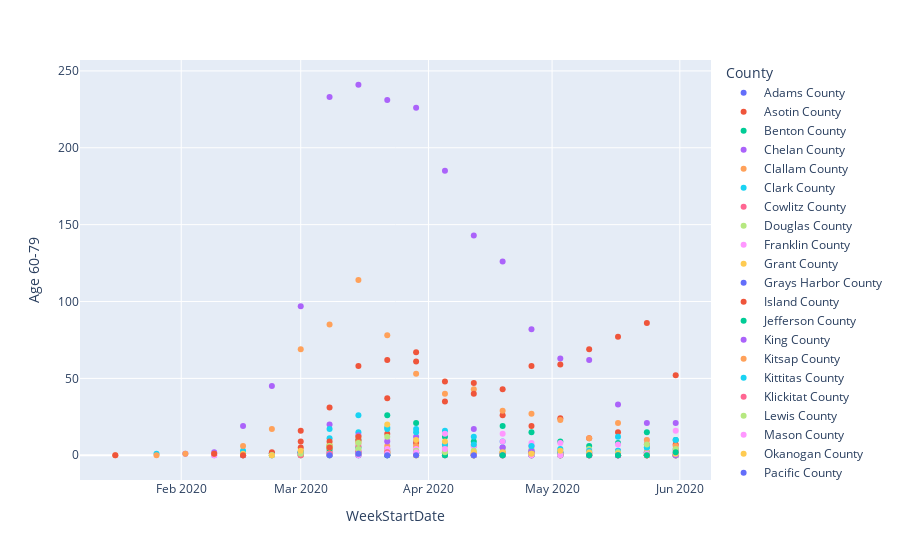

Notebook code cell kept with this figure:
### Code cell
px.scatter(df, x="WeekStartDate", y='Age 60-79', color='County')

### Figure 1 — Plotly figure (JSON) as saved in the notebook; plotly's stock layout.template omitted (floating-point values rounded to 4 significant figures)
{"data": [{"hovertemplate": "County=Adams County<br>WeekStartDate=%{x}<br>Age 60-79=%{y}<extra></extra>", "legendgroup": "Adams County", "marker": {"color": "#636efa", "symbol": "circle"}, "mode": "markers", "name": "Adams County", "orientation": "v", "showlegend": true, "type": "scatter", "x": ["2020-03-08", "2020-03-15", "2020-03-22", "2020-03-29", "2020-04-05", "2020-04-12", "2020-04-19", "2020-04-26", "2020-05-03", "2020-05-10", "2020-05-17", "2020-05-24", "2020-05-31"], "xaxis": "x", "y": [2, 0, 4, 3, 1, 0, 0, 0, 0, 0, 0, 2, 0], "yaxis": "y"}, {"hovertemplate": "County=Asotin County<br>WeekStartDate=%{x}<br>Age 60-79=%{y}<extra></extra>", "legendgroup": "Asotin County", "marker": {"color": "#EF553B", "symbol": "circle"}, "mode": "markers", "name": "Asotin County", "orientation": "v", "showlegend": true, "type": "scatter", "x": ["2020-03-15", "2020-03-29", "2020-04-05", "2020-04-12", "2020-04-19", "2020-05-17"], "xaxis": "x", "y": [2, 0, 1, 0, 2, 0], "yaxis": "y"}, {"hovertemplate": "County=Benton County<br>WeekStartDate=%{x}<br>Age 60-79=%{y}<extra></extra>", "legendgroup": "Benton County", "marker": {"color": "#00cc96", "symbol": "circle"}, "mode": "markers", "name": "Benton County", "orientation": "v", "showlegend": true, "type": "scatter", "x": ["2020-02-16", "2020-03-01", "2020-03-08", "2020-03-15", "2020-03-22", "2020-03-29", "2020-04-05", "2020-04-12", "2020-04-19", "2020-04-26", "2020-05-03", "2020-05-10", "2020-05-17", "2020-05-24", "2020-05-31"], "xaxis": "x", "y": [0, 2, 6, 10, 26, 21, 12, 9, 19, 15, 9, 6, 8, 15, 10], "yaxis": "y"}, {"hovertemplate": "County=Chelan County<br>WeekStartDate=%{x}<br>Age 60-79=%{y}<extra></extra>", "legendgroup": "Chelan County", "marker": {"color": "#ab63fa", "symbol": "circle"}, "mode": "markers", "name": "Chelan County", "orientation": "v", "showlegend": true, "type": "scatter", "x": ["2020-02-09", "2020-03-08", "2020-03-15", "2020-03-22", "2020-03-29", "2020-04-05", "2020-04-12", "2020-04-19", "2020-04-26", "2020-05-03", "2020-05-10", "2020-05-17", "2020-05-24", "2020-05-31"], "xaxis": "x", "y": [0, 1, 2, 3, 9, 1, 0, 5, 6, 1, 0, 3, 2, 1], "yaxis": "y"}, {"hovertemplate": "County=Clallam County<br>WeekStartDate=%{x}<br>Age 60-79=%{y}<extra></extra>", "legendgroup": "Clallam County", "marker": {"color": "#FFA15A", "symbol": "circle"}, "mode": "markers", "name": "Clallam County", "orientation": "v", "showlegend": true, "type": "scatter", "x": ["2020-03-01", "2020-03-08", "2020-03-15", "2020-03-29", "2020-04-05", "2020-04-19", "2020-04-26", "2020-05-10", "2020-05-17", "2020-05-24"], "xaxis": "x", "y": [2, 3, 1, 1, 0, 0, 0, 0, 0, 0], "yaxis": "y"}, {"hovertemplate": "County=Clark County<br>WeekStartDate=%{x}<br>Age 60-79=%{y}<extra></extra>", "legendgroup": "Clark County", "marker": {"color": "#19d3f3", "symbol": "circle"}, "mode": "markers", "name": "Clark County", "orientation": "v", "showlegend": true, "type": "scatter", "x": ["2020-02-23", "2020-03-01", "2020-03-08", "2020-03-15", "2020-03-22", "2020-03-29", "2020-04-05", "2020-04-12", "2020-04-19", "2020-04-26", "2020-05-03", "2020-05-10", "2020-05-17", "2020-05-24", "2020-05-31"], "xaxis": "x", "y": [1, 0, 11, 15, 18, 17, 16, 12, 1, 3, 1, 2, 3, 5, 4], "yaxis": "y"}, {"hovertemplate": "County=Cowlitz County<br>WeekStartDate=%{x}<br>Age 60-79=%{y}<extra></extra>", "legendgroup": "Cowlitz County", "marker": {"color": "#FF6692", "symbol": "circle"}, "mode": "markers", "name": "Cowlitz County", "orientation": "v", "showlegend": true, "type": "scatter", "x": ["2020-02-23", "2020-03-01", "2020-03-08", "2020-03-15", "2020-03-22", "2020-03-29", "2020-04-05", "2020-04-12", "2020-04-19", "2020-04-26", "2020-05-03", "2020-05-10", "2020-05-17", "2020-05-24", "2020-05-31"], "xaxis": "x", "y": [1, 1, 5, 3, 1, 3, 2, 6, 0, 2, 2, 0, 0, 0, 0], "yaxis": "y"}, {"hovertemplate": "County=Douglas County<br>WeekStartDate=%{x}<br>Age 60-79=%{y}<extra></extra>", "legendgroup": "Douglas County", "marker": {"color": "#B6E880", "symbol": "circle"}, "mode": "markers", "name": "Douglas County", "orientation": "v", "showlegend": true, "type": "scatter", "x": ["2020-03-01", "2020-03-08", "2020-03-15", "2020-03-22", "2020-03-29", "2020-04-05", "2020-04-12", "2020-04-19", "2020-04-26", "2020-05-03", "2020-05-10", "2020-05-17", "2020-05-24", "2020-05-31"], "xaxis": "x", "y": [0, 0, 1, 1, 0, 2, 0, 2, 4, 0, 4, 2, 1, 0], "yaxis": "y"}, {"hovertemplate": "County=Franklin County<br>WeekStartDate=%{x}<br>Age 60-79=%{y}<extra></extra>", "legendgroup": "Franklin County", "marker": {"color": "#FF97FF", "symbol": "circle"}, "mode": "markers", "name": "Franklin County", "orientation": "v", "showlegend": true, "type": "scatter", "x": ["2020-02-09", "2020-02-23", "2020-03-01", "2020-03-08", "2020-03-15", "2020-03-22", "2020-03-29", "2020-04-05", "2020-04-12", "2020-04-19", "2020-04-26", "2020-05-03", "2020-05-10", "2020-05-17", "2020-05-24", "2020-05-31"], "xaxis": "x", "y": [0, 1, 1, 1, 1, 10, 5, 14, 6, 14, 8, 8, 3, 7, 10, 16], "yaxis": "y"}, {"hovertemplate": "County=Grant County<br>WeekStartDate=%{x}<br>Age 60-79=%{y}<extra></extra>", "legendgroup": "Grant County", "marker": {"color": "#FECB52", "symbol": "circle"}, "mode": "markers", "name": "Grant County", "orientation": "v", "showlegend": true, "type": "scatter", "x": ["2020-02-16", "2020-02-23", "2020-03-01", "2020-03-08", "2020-03-15", "2020-03-22", "2020-03-29", "2020-04-05", "2020-04-12", "2020-04-19", "2020-04-26", "2020-05-03", "2020-05-10", "2020-05-17", "2020-05-24", "2020-05-31"], "xaxis": "x", "y": [0, 0, 3, 7, 9, 3, 1, 6, 1, 0, 1, 1, 0, 0, 2, 0], "yaxis": "y"}, {"hovertemplate": "County=Grays Harbor County<br>WeekStartDate=%{x}<br>Age 60-79=%{y}<extra></extra>", "legendgroup": "Grays Harbor County", "marker": {"color": "#636efa", "symbol": "circle"}, "mode": "markers", "name": "Grays Harbor County", "orientation": "v", "showlegend": true, "type": "scatter", "x": ["2020-02-16", "2020-02-23", "2020-03-01", "2020-03-15", "2020-03-22", "2020-03-29", "2020-04-05", "2020-04-26", "2020-05-03", "2020-05-17", "2020-05-24", "2020-05-31"], "xaxis": "x", "y": [1, 1, 1, 0, 0, 2, 1, 0, 2, 0, 0, 0], "yaxis": "y"}, {"hovertemplate": "County=Island County<br>WeekStartDate=%{x}<br>Age 60-79=%{y}<extra></extra>", "legendgroup": "Island County", "marker": {"color": "#EF553B", "symbol": "circle"}, "mode": "markers", "name": "Island County", "orientation": "v", "showlegend": true, "type": "scatter", "x": ["2020-02-23", "2020-03-01", "2020-03-08", "2020-03-15", "2020-03-22", "2020-03-29", "2020-04-05", "2020-04-12", "2020-04-19", "2020-04-26", "2020-05-03", "2020-05-10", "2020-05-24"], "xaxis": "x", "y": [1, 5, 9, 10, 14, 8, 1, 0, 0, 2, 0, 1, 0], "yaxis": "y"}, {"hovertemplate": "County=Jefferson County<br>WeekStartDate=%{x}<br>Age 60-79=%{y}<extra></extra>", "legendgroup": "Jefferson County", "marker": {"color": "#00cc96", "symbol": "circle"}, "mode": "markers", "name": "Jefferson County", "orientation": "v", "showlegend": true, "type": "scatter", "x": ["2020-02-23", "2020-03-01", "2020-03-08", "2020-03-15", "2020-03-22", "2020-03-29", "2020-05-31"], "xaxis": "x", "y": [1, 2, 4, 5, 1, 2, 0], "yaxis": "y"}, {"hovertemplate": "County=King County<br>WeekStartDate=%{x}<br>Age 60-79=%{y}<extra></extra>", "legendgroup": "King County", "marker": {"color": "#ab63fa", "symbol": "circle"}, "mode": "markers", "name": "King County", "orientation": "v", "showlegend": true, "type": "scatter", "x": ["2020-02-02", "2020-02-09", "2020-02-16", "2020-02-23", "2020-03-01", "2020-03-08", "2020-03-15", "2020-03-22", "2020-03-29", "2020-04-05", "2020-04-12", "2020-04-19", "2020-04-26", "2020-05-03", "2020-05-10", "2020-05-17", "2020-05-24", "2020-05-31"], "xaxis": "x", "y": [1, 2, 19, 45, 97, 233, 241, 231, 226, 185, 143, 126, 82, 63, 62, 33, 21, 21], "yaxis": "y"}, {"hovertemplate": "County=Kitsap County<br>WeekStartDate=%{x}<br>Age 60-79=%{y}<extra></extra>", "legendgroup": "Kitsap County", "marker": {"color": "#FFA15A", "symbol": "circle"}, "mode": "markers", "name": "Kitsap County", "orientation": "v", "showlegend": true, "type": "scatter", "x": ["2020-02-16", "2020-02-23", "2020-03-01", "2020-03-08", "2020-03-15", "2020-03-22", "2020-03-29", "2020-04-05", "2020-04-12", "2020-04-19", "2020-04-26", "2020-05-03", "2020-05-10", "2020-05-24", "2020-05-31"], "xaxis": "x", "y": [0, 1, 0, 6, 8, 6, 6, 3, 0, 0, 1, 1, 0, 0, 0], "yaxis": "y"}, {"hovertemplate": "County=Kittitas County<br>WeekStartDate=%{x}<br>Age 60-79=%{y}<extra></extra>", "legendgroup": "Kittitas County", "marker": {"color": "#19d3f3", "symbol": "circle"}, "mode": "markers", "name": "Kittitas County", "orientation": "v", "showlegend": true, "type": "scatter", "x": ["2020-01-26", "2020-02-16", "2020-03-08", "2020-03-15", "2020-03-22", "2020-03-29", "2020-04-05", "2020-04-19", "2020-04-26", "2020-05-03", "2020-05-10", "2020-05-17", "2020-05-24", "2020-05-31"], "xaxis": "x", "y": [1, 3, 0, 1, 0, 1, 1, 0, 0, 4, 0, 1, 1, 0], "yaxis": "y"}, {"hovertemplate": "County=Klickitat County<br>WeekStartDate=%{x}<br>Age 60-79=%{y}<extra></extra>", "legendgroup": "Klickitat County", "marker": {"color": "#FF6692", "symbol": "circle"}, "mode": "markers", "name": "Klickitat County", "orientation": "v", "showlegend": true, "type": "scatter", "x": ["2020-03-01", "2020-03-15", "2020-03-22", "2020-03-29", "2020-04-05", "2020-04-19", "2020-04-26", "2020-05-03", "2020-05-10", "2020-05-17", "2020-05-24", "2020-05-31"], "xaxis": "x", "y": [1, 6, 0, 1, 1, 1, 1, 0, 1, 0, 0, 3], "yaxis": "y"}, {"hovertemplate": "County=Lewis County<br>WeekStartDate=%{x}<br>Age 60-79=%{y}<extra></extra>", "legendgroup": "Lewis County", "marker": {"color": "#B6E880", "symbol": "circle"}, "mode": "markers", "name": "Lewis County", "orientation": "v", "showlegend": true, "type": "scatter", "x": ["2020-03-08", "2020-03-15", "2020-03-22", "2020-03-29", "2020-04-05", "2020-04-12", "2020-04-19", "2020-04-26", "2020-05-03", "2020-05-10", "2020-05-24"], "xaxis": "x", "y": [0, 4, 2, 1, 1, 0, 4, 0, 0, 0, 0], "yaxis": "y"}, {"hovertemplate": "County=Mason County<br>WeekStartDate=%{x}<br>Age 60-79=%{y}<extra></extra>", "legendgroup": "Mason County", "marker": {"color": "#FF97FF", "symbol": "circle"}, "mode": "markers", "name": "Mason County", "orientation": "v", "showlegend": true, "type": "scatter", "x": ["2020-03-08", "2020-03-15", "2020-03-22", "2020-03-29", "2020-04-12", "2020-04-19", "2020-04-26", "2020-05-03", "2020-05-10", "2020-05-17", "2020-05-24", "2020-05-31"], "xaxis": "x", "y": [1, 0, 4, 4, 1, 0, 0, 1, 0, 1, 0, 0], "yaxis": "y"}, {"hovertemplate": "County=Okanogan County<br>WeekStartDate=%{x}<br>Age 60-79=%{y}<extra></extra>", "legendgroup": "Okanogan County", "marker": {"color": "#FECB52", "symbol": "circle"}, "mode": "markers", "name": "Okanogan County", "orientation": "v", "showlegend": true, "type": "scatter", "x": ["2020-03-08", "2020-03-15", "2020-03-22", "2020-03-29", "2020-04-05", "2020-04-12", "2020-04-19", "2020-04-26", "2020-05-03", "2020-05-10", "2020-05-17", "2020-05-24", "2020-05-31"], "xaxis": "x", "y": [1, 1, 2, 0, 0, 1, 2, 0, 1, 0, 0, 0, 0], "yaxis": "y"}, {"hovertemplate": "County=Pacific County<br>WeekStartDate=%{x}<br>Age 60-79=%{y}<extra></extra>", "legendgroup": "Pacific County", "marker": {"color": "#636efa", "symbol": "circle"}, "mode": "markers", "name": "Pacific County", "orientation": "v", "showlegend": true, "type": "scatter", "x": ["2020-03-29", "2020-04-05", "2020-04-19", "2020-04-26", "2020-05-03"], "xaxis": "x", "y": [1, 0, 1, 0, 0], "yaxis": "y"}, {"hovertemplate": "County=Pierce County<br>WeekStartDate=%{x}<br>Age 60-79=%{y}<extra></extra>", "legendgroup": "Pierce County", "marker": {"color": "#EF553B", "symbol": "circle"}, "mode": "markers", "name": "Pierce County", "orientation": "v", "showlegend": true, "type": "scatter", "x": ["2020-02-16", "2020-02-23", "2020-03-01", "2020-03-08", "2020-03-15", "2020-03-22", "2020-03-29", "2020-04-05", "2020-04-12", "2020-04-19", "2020-04-26", "2020-05-03", "2020-05-10", "2020-05-17", "2020-05-24", "2020-05-31"], "xaxis": "x", "y": [0, 2, 16, 31, 58, 62, 67, 35, 47, 26, 19, 24, 11, 15, 7, 7], "yaxis": "y"}, {"hovertemplate": "County=San Juan County<br>WeekStartDate=%{x}<br>Age 60-79=%{y}<extra></extra>", "legendgroup": "San Juan County", "marker": {"color": "#00cc96", "symbol": "circle"}, "mode": "markers", "name": "San Juan County", "orientation": "v", "showlegend": true, "type": "scatter", "x": ["2020-03-08", "2020-03-15", "2020-03-22", "2020-03-29", "2020-04-05", "2020-04-12"], "xaxis": "x", "y": [0, 1, 0, 2, 0, 0], "yaxis": "y"}, {"hovertemplate": "County=Skagit County<br>WeekStartDate=%{x}<br>Age 60-79=%{y}<extra></extra>", "legendgroup": "Skagit County", "marker": {"color": "#ab63fa", "symbol": "circle"}, "mode": "markers", "name": "Skagit County", "orientation": "v", "showlegend": true, "type": "scatter", "x": ["2020-02-16", "2020-02-23", "2020-03-01", "2020-03-08", "2020-03-15", "2020-03-22", "2020-03-29", "2020-04-05", "2020-04-12", "2020-04-19", "2020-04-26", "2020-05-03", "2020-05-10", "2020-05-17", "2020-05-24", "2020-05-31"], "xaxis": "x", "y": [0, 0, 2, 20, 13, 9, 12, 7, 17, 5, 3, 0, 2, 0, 0, 0], "yaxis": "y"}, {"hovertemplate": "County=Snohomish County<br>WeekStartDate=%{x}<br>Age 60-79=%{y}<extra></extra>", "legendgroup": "Snohomish County", "marker": {"color": "#FFA15A", "symbol": "circle"}, "mode": "markers", "name": "Snohomish County", "orientation": "v", "showlegend": true, "type": "scatter", "x": ["2020-01-16", "2020-01-26", "2020-02-02", "2020-02-09", "2020-02-16", "2020-02-23", "2020-03-01", "2020-03-08", "2020-03-15", "2020-03-22", "2020-03-29", "2020-04-05", "2020-04-12", "2020-04-19", "2020-04-26", "2020-05-03", "2020-05-10", "2020-05-17", "2020-05-24", "2020-05-31"], "xaxis": "x", "y": [0, 0, 1, 1, 6, 17, 69, 85, 114, 78, 53, 40, 43, 29, 27, 23, 11, 21, 10, 6], "yaxis": "y"}, {"hovertemplate": "County=Spokane County<br>WeekStartDate=%{x}<br>Age 60-79=%{y}<extra></extra>", "legendgroup": "Spokane County", "marker": {"color": "#19d3f3", "symbol": "circle"}, "mode": "markers", "name": "Spokane County", "orientation": "v", "showlegend": true, "type": "scatter", "x": ["2020-02-16", "2020-02-23", "2020-03-01", "2020-03-08", "2020-03-15", "2020-03-22", "2020-03-29", "2020-04-05", "2020-04-12", "2020-04-19", "2020-04-26", "2020-05-03", "2020-05-10", "2020-05-17", "2020-05-24", "2020-05-31"], "xaxis": "x", "y": [1, 0, 2, 17, 26, 17, 15, 7, 7, 9, 6, 2, 3, 12, 5, 10], "yaxis": "y"}, {"hovertemplate": "County=Stevens County<br>WeekStartDate=%{x}<br>Age 60-79=%{y}<extra></extra>", "legendgroup": "Stevens County", "marker": {"color": "#FF6692", "symbol": "circle"}, "mode": "markers", "name": "Stevens County", "orientation": "v", "showlegend": true, "type": "scatter", "x": ["2020-03-01", "2020-03-08", "2020-03-15", "2020-03-22", "2020-03-29", "2020-04-12", "2020-05-10", "2020-05-17", "2020-05-24"], "xaxis": "x", "y": [0, 1, 1, 2, 1, 1, 0, 0, 0], "yaxis": "y"}, {"hovertemplate": "County=Thurston County<br>WeekStartDate=%{x}<br>Age 60-79=%{y}<extra></extra>", "legendgroup": "Thurston County", "marker": {"color": "#B6E880", "symbol": "circle"}, "mode": "markers", "name": "Thurston County", "orientation": "v", "showlegend": true, "type": "scatter", "x": ["2020-02-23", "2020-03-01", "2020-03-08", "2020-03-15", "2020-03-22", "2020-03-29", "2020-04-05", "2020-04-12", "2020-04-19", "2020-04-26", "2020-05-03", "2020-05-10", "2020-05-17", "2020-05-24", "2020-05-31"], "xaxis": "x", "y": [0, 1, 6, 8, 12, 3, 2, 3, 0, 1, 0, 1, 1, 7, 4], "yaxis": "y"}, {"hovertemplate": "County=Walla Walla County<br>WeekStartDate=%{x}<br>Age 60-79=%{y}<extra></extra>", "legendgroup": "Walla Walla County", "marker": {"color": "#FF97FF", "symbol": "circle"}, "mode": "markers", "name": "Walla Walla County", "orientation": "v", "showlegend": true, "type": "scatter", "x": ["2020-03-08", "2020-03-15", "2020-03-22", "2020-03-29", "2020-04-05", "2020-04-12", "2020-04-19", "2020-04-26", "2020-05-03", "2020-05-10", "2020-05-17", "2020-05-24", "2020-05-31"], "xaxis": "x", "y": [0, 1, 1, 2, 4, 0, 9, 0, 0, 0, 0, 1, 1], "yaxis": "y"}, {"hovertemplate": "County=Whatcom County<br>WeekStartDate=%{x}<br>Age 60-79=%{y}<extra></extra>", "legendgroup": "Whatcom County", "marker": {"color": "#FECB52", "symbol": "circle"}, "mode": "markers", "name": "Whatcom County", "orientation": "v", "showlegend": true, "type": "scatter", "x": ["2020-02-16", "2020-02-23", "2020-03-01", "2020-03-08", "2020-03-15", "2020-03-22", "2020-03-29", "2020-04-05", "2020-04-12", "2020-04-19", "2020-04-26", "2020-05-03", "2020-05-10", "2020-05-17", "2020-05-24", "2020-05-31"], "xaxis": "x", "y": [1, 0, 3, 5, 12, 20, 10, 9, 2, 2, 1, 3, 2, 1, 0, 1], "yaxis": "y"}, {"hovertemplate": "County=Whitman County<br>WeekStartDate=%{x}<br>Age 60-79=%{y}<extra></extra>", "legendgroup": "Whitman County", "marker": {"color": "#636efa", "symbol": "circle"}, "mode": "markers", "name": "Whitman County", "orientation": "v", "showlegend": true, "type": "scatter", "x": ["2020-03-08", "2020-03-15", "2020-03-22", "2020-03-29", "2020-04-12", "2020-04-19", "2020-05-10", "2020-05-17"], "xaxis": "x", "y": [0, 1, 0, 0, 0, 0, 0, 0], "yaxis": "y"}, {"hovertemplate": "County=Yakima County<br>WeekStartDate=%{x}<br>Age 60-79=%{y}<extra></extra>", "legendgroup": "Yakima County", "marker": {"color": "#EF553B", "symbol": "circle"}, "mode": "markers", "name": "Yakima County", "orientation": "v", "showlegend": true, "type": "scatter", "x": ["2020-01-16", "2020-02-09", "2020-02-16", "2020-03-01", "2020-03-08", "2020-03-15", "2020-03-22", "2020-03-29", "2020-04-05", "2020-04-12", "2020-04-19", "2020-04-26", "2020-05-03", "2020-05-10", "2020-05-17", "2020-05-24", "2020-05-31"], "xaxis": "x", "y": [0, 1, 0, 9, 5, 12, 37, 61, 48, 40, 43, 58, 59, 69, 77, 86, 52], "yaxis": "y"}, {"hovertemplate": "County=Unassigned<br>WeekStartDate=%{x}<br>Age 60-79=%{y}<extra></extra>", "legendgroup": "Unassigned", "marker": {"color": "#00cc96", "symbol": "circle"}, "mode": "markers", "name": "Unassigned", "orientation": "v", "showlegend": true, "type": "scatter", "x": ["2020-04-19", "2020-05-10", "2020-05-17", "2020-05-24", "2020-05-31"], "xaxis": "x", "y": [0, 0, 0, 0, 2], "yaxis": "y"}], "layout": {"legend": {"title": {"text": "County"}, "tracegroupgap": 0}, "margin": {"t": 60}, "xaxis": {"anchor": "y", "domain": [0, 1], "title": {"text": "WeekStartDate"}}, "yaxis": {"anchor": "x", "domain": [0, 1], "title": {"text": "Age 60-79"}}}}
